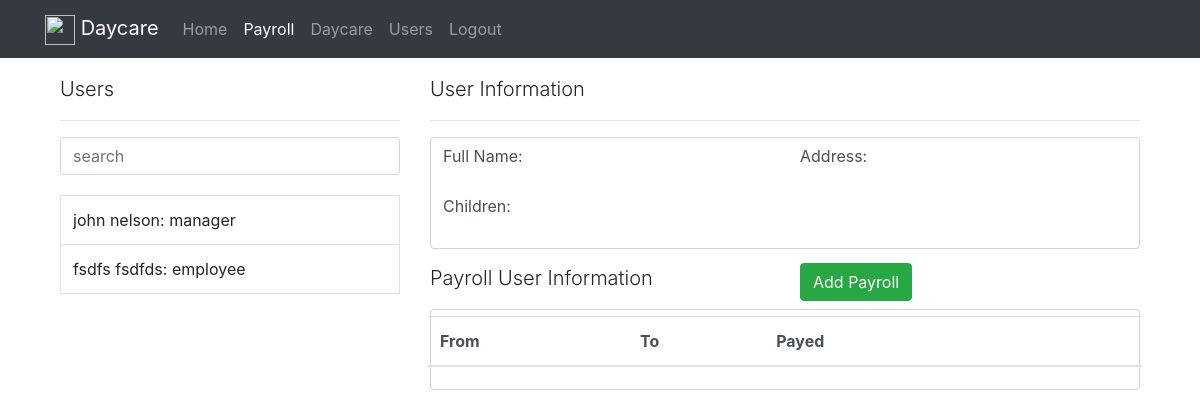
Screenshot of /payrolls/ (signed in) with the database file from the repository.
### accounts/models.py (models this page shows, shortened)
class User(AbstractBaseUser):
	email = models.EmailField(max_length=255, unique=True)
	adult_first_name = models.CharField(max_length=255, blank=True, null=True)
	adult_last_name = models.CharField(max_length=255, blank=True, null=True)
	salary			= models.DecimalField(default=0.00, max_digits=100, decimal_places=2)
	active = models.BooleanField(default=True) #can login
	staff = models.BooleanField(default=False) # staff user
	employee = models.BooleanField(default=False)
	manager = models.BooleanField(default=False)
	admin	= models.BooleanField(default=False) # superuser
	timestamp = models.DateTimeField(auto_now_add=True)
	user_address = models.ForeignKey(Address, null=True, blank=True)
	daycare 	 = models.ForeignKey(Daycare, blank=True)
	parent = models.BooleanField(default=False)
	USERNAME_FIELD = 'email'
	REQUIRED_FIELDS = [] #['full_name']
	objects = UserManager()
	@property
	def is_active(self):
		return self.active

### payroll/views.py (the view, shortened to what this page needs)
def payroll_information(request):
	if request.user.is_authenticated() and request.user.admin:
		allUsers = User.objects.all()
		dates = PayrollForm()
		context = {
		"Users": allUsers,
		"dates": dates
		}
	else:
		return redirect("/home/")
	return render(request, "payroll/information.html", context)

### payroll/forms.py
class PayrollForm(forms.Form):
	date = forms.CharField(label="Date", required=True, widget=forms.TextInput(attrs={
		"class":"form-control",
		"id":"datepicker",
		"placeholder": "start date"
		}))
	date2 = forms.CharField(required=True, widget=forms.TextInput(attrs={
		"class":"form-control",
		"id":"datepicker2",
		"placeholder": "end date"
		}))

### payroll/templates/payroll/information.html (shortened to what this page needs)
{% extends "base.html" %}
{% block content %}
<div class='row'>
	<div class='col-lg-12'>
		<div class='col-lg-4 float-left'>
			<p class='lead'>Users</p>
			<hr/>
			<input class='form-control' type='text' id='filter' placeholder="search" style="margin-bottom: 20px;"/>
			<div style="overflow-y: auto;">
				<table class="user-payroll-table table table-bordered">
					<tbody>
						{% for user in Users %}
						{% if user.admin == False and user.parent == False %}
						<tr>
							<td name='{{user.id}}'>{{ user.adult_first_name}} {{user.adult_last_name}}: {% if user.manager %}manager{% elif user.employee %}employee{% else %}parent{% endif %}</td>
						</tr>
						{% endif %}
						{% endfor %}
					</tbody>
				</table>
			</div>
		</div>
		<div class='col-lg-8 float-right'>
			<div class='row'>
				<div class='col-lg-12'>
					<p class='lead'>User Information</p>
					<hr/>
					<div class='form-control'>
						<div class='row'>
							<div class='col-lg-6'>
								<label style='margin-bottom: 10px;'>Full Name:</label>
								<label>Children:</label>
							</div>
							<div class='col-lg-6'>
								<label style='margin-bottom: 10px;'>Address:</label>
							</div>
						</div>
					</div>
				</div>
			</div>
			<div class='row' style='margin-top:2%;'>
					<div class='col-lg-12'>
						<div class='row'>
							<div class='col-lg-6'>
								<p class='lead' style='display: inline-block;'>Payroll User Information</p>
							</div>
							<div class='col-lg-3'>
								<button type='text' data-toggle="modal" data-target="#payroll-modal" class='add-payroll btn btn-success mx-auto text-center' style='display: inline-block;'>Add Payroll</button>
							</div>
						</div>
						<div class='form-control'>
						<div class='row'>
							<div class="table-responsive">
							<table class="table payroll_table">
								<thead>
									<tr>
										<th scope="col">From</th>
										<th scope="col">To</th>
										<th scope="col">Payed</th>
										<th scope="col"></th>
										<th scope="col"></th>
									</tr>
								</thead>
							</table>
						</div>
					</div>
				</div>
			</div>
			</div>
		</div>
	</div>
	{% endblock %}

### rows the page displays
User: adult_first_name "john", adult_last_name "nelson", manager "manager"
User: adult_first_name "fsdfs", adult_last_name "fsdfds", manager "employee"

### other values shown
{{ brand_name }} "Daycare"
